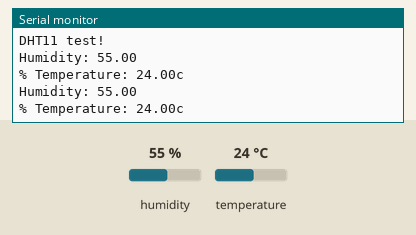
Simulated run of this sketch. Board: Arduino Uno, built with avr-gcc and run on an emulated ATmega328P. Shown: the last lines printed to the serial monitor. The inputs (shaded band) are chosen by the test bench; at power-on: humidity 55 %, temperature 24 °C.

Above: at 4.8 s.
4.9 s: humidity set to 22 %
At 6.6 s:
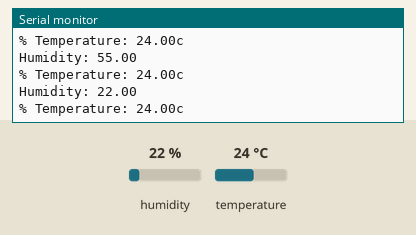
7.9 s: temperature set to 12 °C
At 9.0 s:
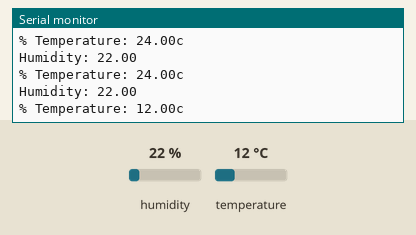
10.9 s: humidity set to 40 %
At 12.7 s:
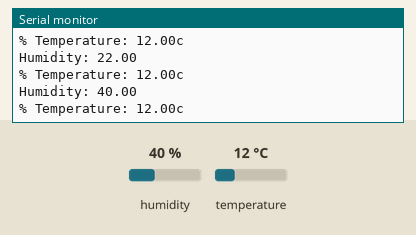
Timing chart, 0 to 14.2 s (numbered marks = the images above; inputs shaded):
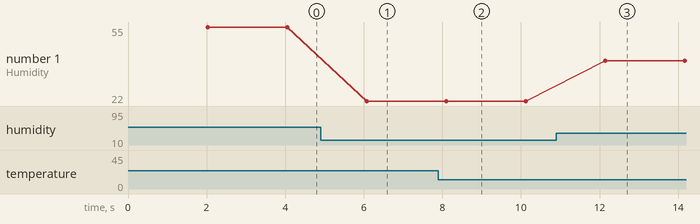

The sketch:

DHT11.ino
```cpp
#include <DHT.h>

#define DHTPIN 2
#define DHTTYPE DHT11

DHT dht(DHTPIN,DHTTYPE);

void setup() {
  Serial.begin(19200);
  Serial.println(F("DHT11 test!"));
  dht.begin();

}

void loop() {
  delay(2000);
  float h = dht.readHumidity();
  float t = dht.readTemperature();

  if(isnan(h)||isnan(t)){
    Serial.println(F("Failed to read form fht11!"));
    return;
  }

  Serial.print(F("Humidity: "));
  Serial.println(h);
  Serial.print(F("% Temperature: "));
  Serial.print(t);
  Serial.println("c");


}
```

Measured:
- after the input at 4.9 s, the serial monitor: prints a new line after 1.2 s (image 1)
- after the input at 7.9 s, the serial monitor: prints a new line after 0.21 s (image 2)
- after the input at 10.9 s, the serial monitor: prints a new line after 1.2 s (image 3)
- plotted number 1: 55 → 22 after the input at 4.9 s, 22 → 40 after the input at 10.9 s
